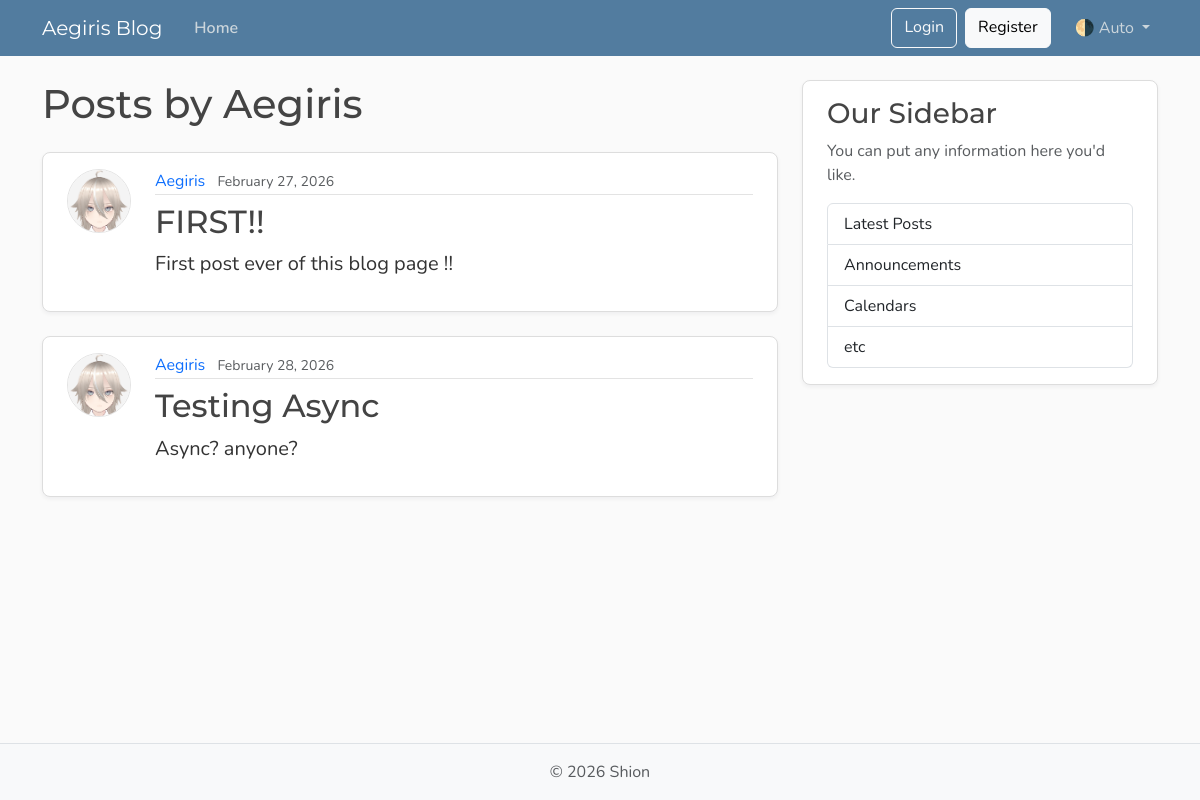
The page /users/1/posts on the database its author committed.
### models.py (models this page shows, shortened)
class User(Base):
    __tablename__ = "users"
    id: Mapped[int] = mapped_column(Integer, primary_key= True, index= True)
    username: Mapped[str] = mapped_column(String(50), unique= True, nullable= False)
    email: Mapped[str] = mapped_column(String(120), unique= True, nullable= False)
    image_file: Mapped[str | None] = mapped_column(String(200), nullable=True, default=None)
    posts: Mapped[list[Post]] = relationship(back_populates="author", cascade="all, delete-orphan")

class Post(Base):
    __tablename__ = "posts"
    id: Mapped[int] = mapped_column(Integer, primary_key= True, index= True)
    title: Mapped[str] = mapped_column(String(100), nullable= False)
    content: Mapped[str] = mapped_column(Text, nullable= False)
    user_id: Mapped[str | None] = mapped_column(ForeignKey("users.id"), nullable=True, index=True)
    date_posted: Mapped[datetime] = mapped_column(DateTime(timezone=True),default=lambda: datetime.now(UTC))
    author: Mapped[User] = relationship(back_populates="posts")

### main.py (the view)
@app.get("/users/{user_id}/posts", include_in_schema=False, name='user_posts')
async def user_posts_page(request: Request, user_id: int, db: Annotated[AsyncSession, Depends(get_db)]):
    result = await db.execute(select(models.User).where(models.User.id == user_id))
    user = result.scalars().first()
    if not user:
        raise HTTPException(status_code=status.HTTP_404_NOT_FOUND)
    result = await db.execute(select(models.Post).options(selectinload(models.Post.author)).where(models.Post.user_id == user_id))
    posts = result.scalars().all()
    return templates.TemplateResponse(request, "user_posts.html", {"posts": posts, "user": user, "title": f"{user.username}'s posts"})

### templates/user_posts.html
{% extends "layout.html" %}
{% block content %}
  <h1 class="mb-4">Posts by {{ user.username }}</h1>
  {% for post in posts %}
    <article class="content-section py-3 px-4 mb-4">
      <div class="d-flex align-items-start gap-4">
        <img class="rounded-circle article-img flex-shrink-0"
             src="{{ post.author.image_path }}"
             alt="{{ post.author.username }}'s profile picture"
             width="64"
             height="64"
             loading="lazy">
        <div class="flex-grow-1">
          <div class="article-metadata mb-2">
            <a class="me-2"
               href="{{ url_for('user_posts', user_id=post.author.id) }}">{{ post.author.username }}</a>
            <small class="text-body-secondary">{{ post.date_posted.strftime("%B %d, %Y") }}</small>
          </div>
          <h2>
            <a class="article-title"
               href="{{ url_for('post_page', post_id=post.id) }}">{{ post.title }}</a>
          </h2>
          <p class="article-content">{{ post.content }}</p>
        </div>
      </div>
    </article>
  {% else %}
    <p class="text-body-secondary">No posts by this user yet.</p>
  {% endfor %}
{% endblock content %}

### templates/layout.html (shortened to what this page needs)
<!DOCTYPE html>
<html lang="en">
  <head>
    <link href="https://cdn.jsdelivr.net/npm/bootstrap@5.3.8/dist/css/bootstrap.min.css"
          rel="stylesheet"
>
    <link rel="stylesheet" type="text/css" href="{{ url_for('static', path='css/main.css') }}">
  </head>
  <body class="d-flex flex-column min-vh-100">
    <header class="site-header">
      <nav class="navbar navbar-expand-md bg-steel fixed-top"
           data-bs-theme="dark">
        <div class="container">
          <a class="navbar-brand me-4" href="{{ url_for('home') }}">Aegiris Blog</a>
          <div class="collapse navbar-collapse" id="navbarToggle">
            <div class="navbar-nav me-auto">
              <a class="nav-link active" aria-current="page" href="{{ url_for("home") }}">Home</a>
            </div>
            <div class="navbar-nav">
              <a class="btn btn-outline-light mb-2 mb-md-0 me-md-2" href="#">Login</a>
              <a class="btn btn-light mb-2 mb-md-0 me-md-3" href="#">Register</a>
              <div class="nav-item dropdown">
                <a class="nav-link dropdown-toggle"
                   href="#"
                   role="button"
                   id="bd-theme"
                   data-bs-toggle="dropdown"
                   aria-expanded="false">
                  <span id="bd-theme-text">🌗 Auto</span>
                </a>
              </div>
            </div>
          </div>
        </div>
      </nav>
    </header>
    <main role="main" class="container">
      <div class="row">
        <div class="col-md-8">
          {% block content %}
          {% endblock content %}
        </div>
        <aside class="col-md-4">
          <div class="content-section py-3 px-4 mb-4">
            <h3>Our Sidebar</h3>
            <p class="text-body-secondary">You can put any information here you'd like.</p>
            <ul class="list-group">
              <li class="list-group-item">Latest Posts</li>
              <li class="list-group-item">Announcements</li>
              <li class="list-group-item">Calendars</li>
              <li class="list-group-item">etc</li>
            </ul>
          </div>
        </aside>
      </div>
    </main>
    <footer class="mt-auto py-3 bg-body-tertiary border-top">
      <div class="container text-center">
        <p class="text-body-secondary mb-0">
          © <span id="year"></span> Shion
        </p>
      </div>
    </footer>
  </body>
</html>

### static/css/main.css (style rules this page uses)
:root { --font-heading: "Montserrat", system-ui, -apple-system, BlinkMacSystemFont, sans-serif; --font-body: "Nunito", system-ui, -apple-system, BlinkMacSystemFont, sans-serif; --color-bg-body: #fafafa; --color-bg-content: #ffffff; --color-text-primary: #333333; --color-text-heading: #444444; --color-steel: #527c9f; --color-nav-link: #cbd5db; --color-nav-link-hover: #ffffff; --color-link-hover: #428bca; --color-border: #dddddd; --color-border-light: #e3e3e3; --spacing-xl: 5rem; --article-img-size: 4rem; --account-img-size: 7.813rem; }
body { font-family: var(--font-body); background: var(--color-bg-body); color: var(--color-text-primary); }
main { padding-top: var(--spacing-xl); }
h1, h2, h3, h4, h5, h6 { font-family: var(--font-heading); color: var(--color-text-heading); }
.navbar-brand { font-family: var(--font-heading); }
a { text-decoration: none; }
.bg-steel { background-color: var(--color-steel); }
.site-header .navbar-nav .nav-link { color: var(--color-nav-link); transition: color 0.2s ease-in-out; }
.site-header .navbar-nav .nav-link.active { font-weight: 600; }
.content-section { background: var(--color-bg-content); border: 1px solid var(--color-border); border-radius: 0.5rem; box-shadow: 0 2px 4px rgba(15, 23, 42, 0.05); transition: box-shadow 0.15s ease, transform 0.15s ease, border-color 0.15s ease; }
.article-title { color: var(--color-text-heading); transition: color 0.2s ease-in-out; }
.article-content { white-space: pre-line; font-size: 1.25rem; }
.article-img { height: var(--article-img-size); width: var(--article-img-size); flex-shrink: 0; object-fit: cover; border: 1px solid var(--color-border-light); box-shadow: 0 0 0 2px var(--color-bg-content); }
.article-metadata { padding-bottom: 0.063rem; border-bottom: 1px solid var(--color-border-light); }
.article-metadata a { transition: color 0.2s ease-in-out; }
[data-bs-theme="dark"] { --color-bg-body: #1a1a1a; --color-bg-content: #2d2d2d; --color-text-primary: #e0e0e0; --color-text-heading: #f0f0f0; --color-border: #404040; --color-border-light: #4a4a4a; }

### rows shown on the page
User: username "Aegiris"
Post: author.image_path (picture), author.username "Aegiris", date_posted "February 27, 2026", title "FIRST!!", content "First post ever of this blog page !!"
Post: author.image_path (picture), author.username "Aegiris", date_posted "February 28, 2026", title "Testing Async", content "Async? anyone?"
